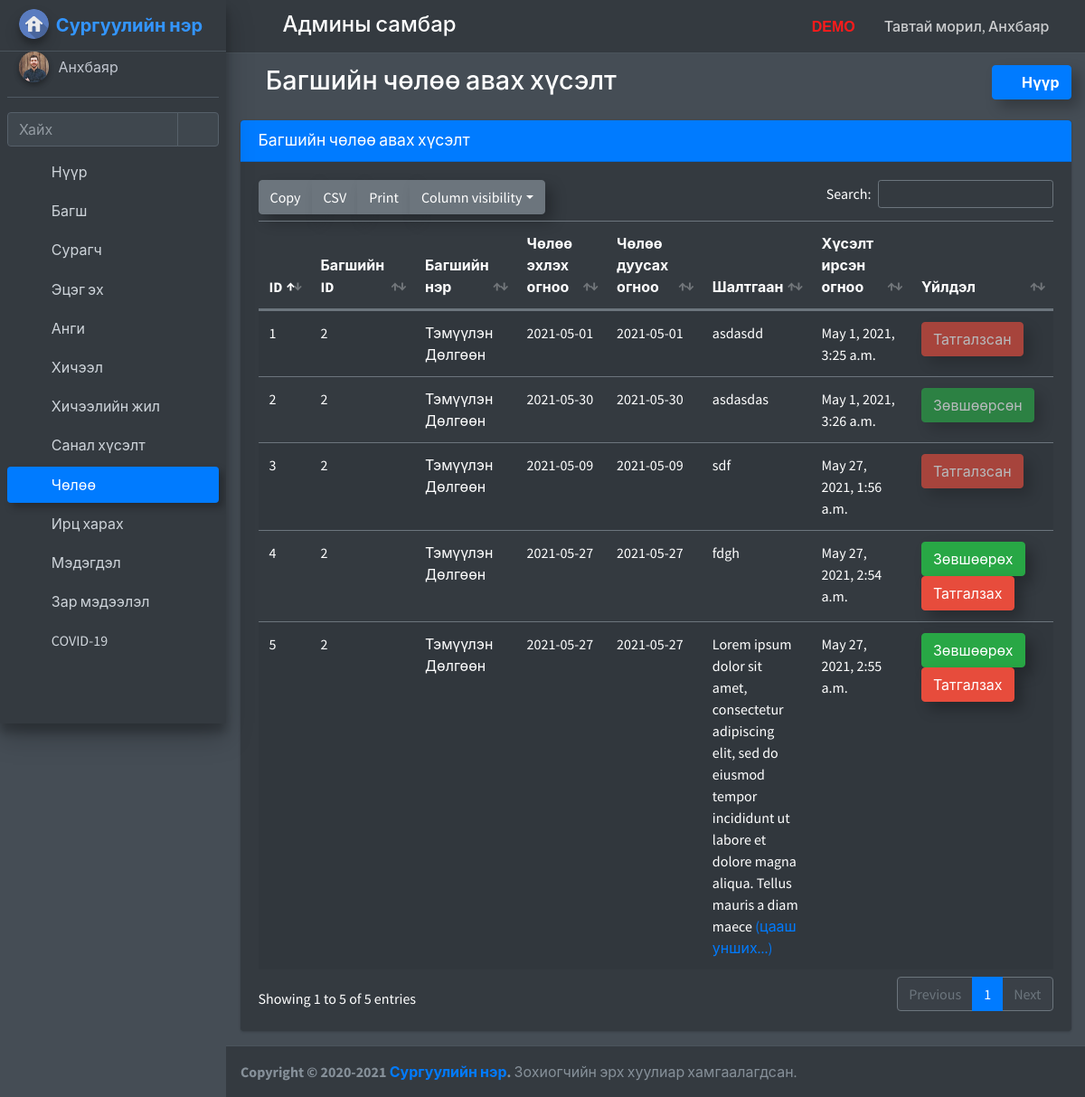
/staff_leave_view (signed in), run on the app's committed database.
### school_management_app/models.py (models this page shows)
class CustomUser(AbstractUser):
    user_type_data=((1,"HOD"),(2,"Staff"),(3,"Student"),(4,"Parent"))
    user_type=models.CharField(default=1,choices=user_type_data,max_length=10)

class AdminHOD(models.Model):
    id=models.AutoField(primary_key=True)
    admin=models.OneToOneField(CustomUser,on_delete=models.CASCADE)
    created_at=models.DateTimeField(auto_now_add=True)
    updated_at=models.DateTimeField(auto_now_add=True)
    profile_pic=models.FileField(default="")
    objects=models.Manager()

class LeaveReportStaff(models.Model):
    id = models.AutoField(primary_key=True)
    staff_id = models.ForeignKey(Staffs, on_delete=models.CASCADE)
    leave_start_date=models.CharField(max_length=255)
    leave_end_date=models.CharField(max_length=255, default="")
    leave_message = models.TextField()
    leave_status = models.IntegerField(default=0)
    created_at = models.DateTimeField(auto_now_add=True)
    updated_at = models.DateTimeField(auto_now_add=True)
    objects = models.Manager()

class Staffs(models.Model):
    id=models.AutoField(primary_key=True)
    admin=models.OneToOneField(CustomUser,on_delete=models.CASCADE)
    address=models.TextField()
    created_at=models.DateTimeField(auto_now_add=True)
    updated_at=models.DateTimeField(auto_now_add=True)
    profile_pic=models.FileField(default="")
    fcm_token=models.TextField(default="")
    objects=models.Manager()

### school_management_app/HodViews.py (the view)
# urls.py: path('staff_leave_view', HodViews.staff_leave_view,name="staff_leave_view"),
def staff_leave_view(request):
    user=CustomUser.objects.get(id=request.user.id)
    admin=AdminHOD.objects.get(admin=user)
    leaves=LeaveReportStaff.objects.all()
    return render(request,"hod_template/staff_leave_view.html",{"leaves":leaves,"admin":admin})

### school_management_app/templates/hod_template/staff_leave_view.html (shortened to what this page needs)
{% extends 'hod_template/base_template.html' %}
{% load static %}
{% block page_title %}
<i class="nav-icon fas fa-chalkboard-teacher"></i>  Багшийн чөлөө авах хүсэлт
{% endblock page_title %}
{% block custom_css %}
<link rel="stylesheet" href="{% static "plugins/datatables-bs4/css/dataTables.bootstrap4.min.css" %}">
<link rel="stylesheet" href="{% static "plugins/datatables-responsive/css/responsive.bootstrap4.min.css" %}">
<link rel="stylesheet" href="{% static "plugins/datatables-buttons/css/buttons.bootstrap4.min.css" %}">
{% endblock custom_css %}
{% block main_content %}
<section class="content">
  <div class="container-fluid">
    <div class="row">
      <div class="col-md-12">
        <div class="card card-primary">
          <div class="card-header">
            <h3 class="card-title">Багшийн чөлөө авах хүсэлт</h3>
          </div>
          <div class="card-body">
            <table id="example1" class="table  table-striped">
              <thead>
              <tr>
                <th>ID</th>
                <th>Багшийн ID</th>
                <th>Багшийн нэр</th>
                <th>Чөлөө эхлэх огноо</th>
                <th>Чөлөө дуусах огноо</th>
                <th>Шалтгаан</th>
                <th>Хүсэлт ирсэн огноо</th>
                <th>Үйлдэл</th>
              </tr>
              </thead>
              <tbody>
              {% for leave in leaves %}
              <tr>
                <td>{{ leave.id }}</td>
                <td style="width: 130px;">{{ leave.staff_id.admin.id }}</td>
                <td>{{ leave.staff_id.admin.first_name }} {{ leave.staff_id.admin.last_name }}</td>
                <td style="width: 170px;">{{ leave.leave_start_date }}</td>
                <td style="width: 170px;">{{ leave.leave_end_date }}</td>
                <td class="show-read-more">{{ leave.leave_message }}</td>
                <td style="width: 230px;">{{ leave.created_at }}</td>
                <td style="width: 250px;">
                  {% if leave.leave_status == 0 %}
                  <a href="{% url 'staff_approve_leave' leave_id=leave.id %}" class="btn btn-success confirm_approve" data-toggle="modal" data-target="#approveLeave"
                  id="deleteButton{{leave.id}}">Зөвшөөрөх</a>
                  <a class="btn btn-danger confirm_disapprove" href="{% url 'staff_disapprove_leave' leave_id=leave.id %}" data-toggle="modal"
                  data-target="#disapproveLeave" id="deleteButton1{{leave.id}}">Татгалзах</a>
                  {% elif leave.leave_status == 1 %}
                  <button class="btn btn-success" disabled="disabled" data-toggle="modal"
                    data-target="#reply_modal">Зөвшөөрсөн</button>
                  {% else %}
                  <button class="btn btn-danger" disabled="disabled" data-toggle="modal"
                    data-target="#reply_modal">Татгалзсан</button>
                  {% endif %}
                </td>
              </tr>
              {% endfor %}
              </tbody>
            </table>
          </div>
        </div>
      </div>
    </div>
  </div>
</section>
{% endblock main_content %}

### school_management_app/templates/hod_template/base_template.html (shortened to what this page needs)
{% load static %}
<!DOCTYPE html>
<html>
<head>
  <link rel="stylesheet" href="{% static "plugins/fontawesome-free/css/all.min.css" %}">
  <link rel="stylesheet" href="https://code.ionicframework.com/ionicons/2.0.1/css/ionicons.min.css">
  <link rel="stylesheet" href="{% static "plugins/tempusdominus-bootstrap-4/css/tempusdominus-bootstrap-4.min.css" %}">
  <link rel="stylesheet" href="{% static "plugins/icheck-bootstrap/icheck-bootstrap.min.css" %}">
  <link rel="stylesheet" href="{% static "plugins/jqvmap/jqvmap.min.css" %}">
  <link rel="stylesheet" href="{% static "dist/css/adminlte.min.css" %}">
  <link rel="stylesheet" href="{% static "plugins/overlayScrollbars/css/OverlayScrollbars.min.css" %}">
  <link rel="stylesheet" href="{% static "plugins/daterangepicker/daterangepicker.css" %}">
  <link rel="stylesheet" href="{% static "plugins/summernote/summernote-bs4.css" %}">
  <link rel="stylesheet" href="{% static "custom/css/style.css" %}">
  {% block custom_css %} {% endblock custom_css %}
</head>
<body class="hold-transition sidebar-mini layout-fixed layout-navbar-fixed dark-mode">
  <div class="wrapper">
    <nav class="main-header navbar navbar-expand navbar-dark">
      <ul class="navbar-nav">
        <li class="nav-item">
          <a class="nav-link" data-widget="pushmenu" href="#"><i class="fas fa-bars"></i></a>
        </li>
      </ul>
      <h4 class="title-c1" style="margin-left: 10px; margin-top: 5px;">
        <span class="desktop">Админы самбар</span>
      </h4>
      <ul class="navbar-nav ml-auto">
        <li class="nav-item d-flex">
          <a class="nav-link">
            <span class="desktop-demo">DEMO</span>
        </li>
        <li class="nav-item d-flex">
          <a class="nav-link title-c2" style="white-space: nowrap; cursor: pointer;" data-toggle="dropdown" aria-haspopup="true" aria-expanded="false">
            <span class="hidden">Тавтай морил, </span>{{ user.last_name }}
            <i class="fas fa-angle-down"></i>
          </a>
        </li>
      </ul>
    </nav>
    {% include 'hod_template/sidebar_template.html' with user=user id=id %}
    <div class="content-wrapper">
      <div class="content-header">
        <div class="container-fluid">
          <div class="row mb-2">
            <div class="col-sm-6">
              <h1 class="m-0">
                {% block page_title %}
                {% endblock page_title %}
              </h1>
            </div>
            <div class="col-sm-6">
              <ol class="breadcrumb float-sm-right">
                <li class="breadcrumb-item"><a class="btn btn-primary font-weight-bold" href="{% url 'admin_home' %}"><i class="nav-icon fas fa-tachometer-alt mr-2"></i>Нүүр</a></li>
              </ol>
            </div>
          </div>
        </div>
      </div>
      {% block main_content %}{% endblock main_content %}
    </div>
    {% include 'hod_template/footer.html' %}
  </div>
</body>
</html>

### school_management_app/templates/hod_template/sidebar_template.html (shortened to what this page needs)
{% load static %}
<aside class="main-sidebar sidebar-dark-primary elevation-4">
  <a href="/admin_home" class="brand-link">
    <img src="{% static "dist/img/home-icon.png" %}" alt="logo" class="brand-image img-circle elevation-3"
      style="opacity: .9">
    <span class="brand-text font-weight-bold">Сургуулийн нэр</span>
  </a>
  <div class="sidebar">
    <div class="user-panel mt-3 pb-3 mb-3 d-flex">
      <div class="image">
        <img src="{{ admin.profile_pic }}" class="img-circle elevation-2 zoomD" alt="User Image">
      </div>
      <div class="info">
        <a href="{% url 'admin_profile' %}" class="d-block ">{{ user.last_name }}</a>
      </div>
    </div>
    <div class="form-inline">
      <div class="input-group" data-widget="sidebar-search">
        <input class="form-control form-control-sidebar" type="search" placeholder="Хайх" aria-label="Search">
        <div class="input-group-append">
          <button class="btn btn-sidebar" style="box-shadow: none !important;">
            <i class="fas fa-search fa-fw"></i>
          </button>
        </div>
      </div>
    </div>
    <nav class="mt-2">
      <ul class="nav nav-pills nav-sidebar flex-column nav-child-indent" data-widget="treeview" role="menu"
        data-accordion="false">
        <li class="nav-item">
          {% url 'admin_home' as admin_home %}
          <a href="{{ admin_home }}" class="nav-link {% if request.path == admin_home %} active {% endif %}">
            <i class="nav-icon fas fa-tachometer-alt"></i>
            <p>Нүүр</p>
          </a>
        </li>
        <li class="nav-item">
          {% url 'add_staff' as add_staff %}
          {% url 'manage_staff' as manage_staff %}
          {% url 'edit_staff' staff_id=id as edit_staff %}
          <a href="#" class="nav-link {% if request.path == add_staff %} active {% elif request.path == manage_staff %} active {% elif request.path == edit_staff %} active {% endif %}">
            <i class="nav-icon fas fa-chalkboard-teacher"></i>
            <p>Багш
              <i class="right fas fa-angle-left"></i>
            </p>
          </a>
        </li>
        <li class="nav-item">
          {% url 'add_student' as add_student %}
          {% url 'manage_student' as manage_student %}
          {% url 'edit_student' student_id=id as edit_student %}
          <a href="#" class="nav-link {% if request.path == add_student %} active {% elif request.path == manage_student %} active {% elif request.path == edit_student %} active {% endif %}">
            <i class="nav-icon fas fa-user-graduate"></i>
            <p>
              Сурагч
              <i class="right fas fa-angle-left"></i>
            </p>
          </a>
        </li>
        <li class="nav-item">
          {% url 'add_parent' as add_parent %}
          {% url 'manage_parent' as manage_parent %}
          {% url 'edit_parent' parent_id=id as edit_parent %}
          <a href="#" class="nav-link {% if request.path == add_parent %} active {% elif request.path == manage_parent %} active {% elif request.path == edit_parent %} active {% endif %}">
            <i class="nav-icon fas fa-users"></i>
            <p>
              Эцэг эх
              <i class="right fas fa-angle-left"></i>
            </p>
          </a>
        </li>
        <li class="nav-item">
          {% url 'add_course' as add_course %}
          {% url 'manage_course' as manage_course %}
          {% url 'edit_course' course_id=id as edit_course %}
          <a href="#" class="nav-link {% if request.path == add_course %} active {% elif request.path == manage_course %} active {% elif request.path == edit_course %} active {% endif %}">
            <i class="nav-icon fas fa-book"></i>
            <p>
              Анги
              <i class="right fas fa-angle-left"></i>
            </p>
          </a>
        </li>
        <li class="nav-item">
          {% url 'add_subject' as add_subject %}
          {% url 'manage_subject' as manage_subject %}
          {% url 'edit_subject' subject_id=id as edit_subject %}
          <a href="#" class="nav-link {% if request.path == add_subject %} active {% elif request.path == manage_subject %} active {% elif request.path == edit_subject %} active {% endif %}">
            <i class="nav-icon fas fa-book-open"></i>
            <p>
              Хичээл
              <i class="right fas fa-angle-left"></i>
            </p>
          </a>
        </li>
        <li class="nav-item">
          {% url 'add_session' as add_session %}
          {% url 'manage_session' as manage_session %}
          <a href="#" class="nav-link {% if request.path == add_session %} active {% elif request.path == manage_session %} active {% endif %}">
            <i class="nav-icon fas fa-calendar-alt"></i>
            <p>
              Хичээлийн жил
              <i class="right fas fa-angle-left"></i>
            </p>
          </a>
        </li>
        <li class="nav-item">
          {% url 'student_feedback_message' as student_feedback_message %}
          {% url 'staff_feedback_message' as staff_feedback_message %}
          {% url 'parent_feedback_message' as parent_feedback_message %}
          <a href="#" class="nav-link {% if request.path == student_feedback_message %} active {% elif request.path == staff_feedback_message %} active {% elif request.path == parent_feedback_message %} active {% endif %}">
            <i class="nav-icon fas fa-comments"></i>
            <p>
              Санал хүсэлт
              <i class="right fas fa-angle-left"></i>
            </p>
          </a>
        </li>
        <li class="nav-item">
          {% url 'student_leave_view' as student_leave_view %}
          {% url 'staff_leave_view' as staff_leave_view %}
          <a href="#" class="nav-link {% if request.path == student_leave_view %} active {% elif request.path == staff_leave_view %} active {% endif %}">
            <i class="nav-icon fas fa-sign-out-alt"></i>
            <p>
              Чөлөө
              <i class="right fas fa-angle-left"></i>
            </p>
          </a>
        </li>
        <li class="nav-item">
          {% url 'admin_view_attendance' as admin_view_attendance %}
          <a href="{% url 'admin_view_attendance' %}"
            class="nav-link {% if request.path == admin_view_attendance %} active {% endif %}">
            <i class="nav-icon fas fa-user-check"></i>
            <p>
              Ирц харах
            </p>
          </a>
        </li>
        <li class="nav-item">
          {% url 'admin_send_notification_staff' as admin_send_notification_staff %}
          {% url 'admin_send_notification_student' as admin_send_notification_student %}
          {% url 'admin_send_notification_parent' as admin_send_notification_parent %}
          <a href="#" class="nav-link ">
            <i class="nav-icon fas fa-bell"></i>
            <p>
              Мэдэгдэл
              <i class="right fas fa-angle-left"></i>
            </p>
          </a>
        </li>
        {% url 'manage_tnews' as manage_tnews %}
        {% url 'edit_tnews' TNews_id=id as edit_tnews %}
        {% url 'add_tnews' as add_tnews %}
        {% url 'view_tnews' TNews_id=id as view_tnews %}
        {% url 'manage_news' as manage_news %}
        {% url 'edit_news' News_id=id as edit_news %}
        {% url 'add_news' as add_news %}
        {% url 'view_news' News_id=id as view_news %}
        {% url 'manage_pnews' as manage_pnews %}
        {% url 'edit_pnews' PNews_id=id as edit_pnews %}
        {% url 'add_pnews' as add_pnews %}
        {% url 'view_pnews' PNews_id=id as view_pnews %}
        <li class="nav-item">
          <a href="#" class="nav-link
          ">
            <i class="nav-icon fas fa-newspaper"></i>
            <p>
              Зар мэдээлэл
              <i class="right fas fa-angle-left"></i>
            </p>
          </a>
        <li class="nav-item">
          {% url 'covid19' as covid19 %}
          <a href="{% url 'covid19' %}" class="nav-link {% if request.path == covid19 %} active {% endif %}">
            <i class="nav-icon fas fa-virus"></i>
            <p>
              COVID-19
            </p>
          </a>
        </li>
      </ul>
    </nav>
  </div>
</aside>

### data on the page
CustomUser: last_name "Анхбаяр"
AdminHOD: profile_pic (picture)
LeaveReportStaff: id "1", staff_id.admin.id "2", staff_id.admin.first_name "Тэмүүлэн", staff_id.admin.last_name "Дөлгөөн", leave_start_date "2021-05-01", leave_end_date "2021-05-01", leave_message "asdasdd", created_at "May 1, 2021, 3:25 a.m.", leave_status "Татгалзсан"
LeaveReportStaff: id "2", staff_id.admin.id "2", staff_id.admin.first_name "Тэмүүлэн", staff_id.admin.last_name "Дөлгөөн", leave_start_date "2021-05-30", leave_end_date "2021-05-30", leave_message "asdasdas", created_at "May 1, 2021, 3:26 a.m.", leave_status "Зөвшөөрсөн"
LeaveReportStaff: id "3", staff_id.admin.id "2", staff_id.admin.first_name "Тэмүүлэн", staff_id.admin.last_name "Дөлгөөн", leave_start_date "2021-05-09", leave_end_date "2021-05-09", leave_message "sdf", created_at "May 27, 2021, 1:56 a.m.", leave_status "Татгалзсан"
LeaveReportStaff: id "4", staff_id.admin.id "2", staff_id.admin.first_name "Тэмүүлэн", staff_id.admin.last_name "Дөлгөөн", leave_start_date "2021-05-27", leave_end_date "2021-05-27", leave_message "fdgh", created_at "May 27, 2021, 2:54 a.m."
LeaveReportStaff: id "5", staff_id.admin.id "2", staff_id.admin.first_name "Тэмүүлэн", staff_id.admin.last_name "Дөлгөөн", leave_start_date "2021-05-27", leave_end_date "2021-05-27", created_at "May 27, 2021, 2:55 a.m."
